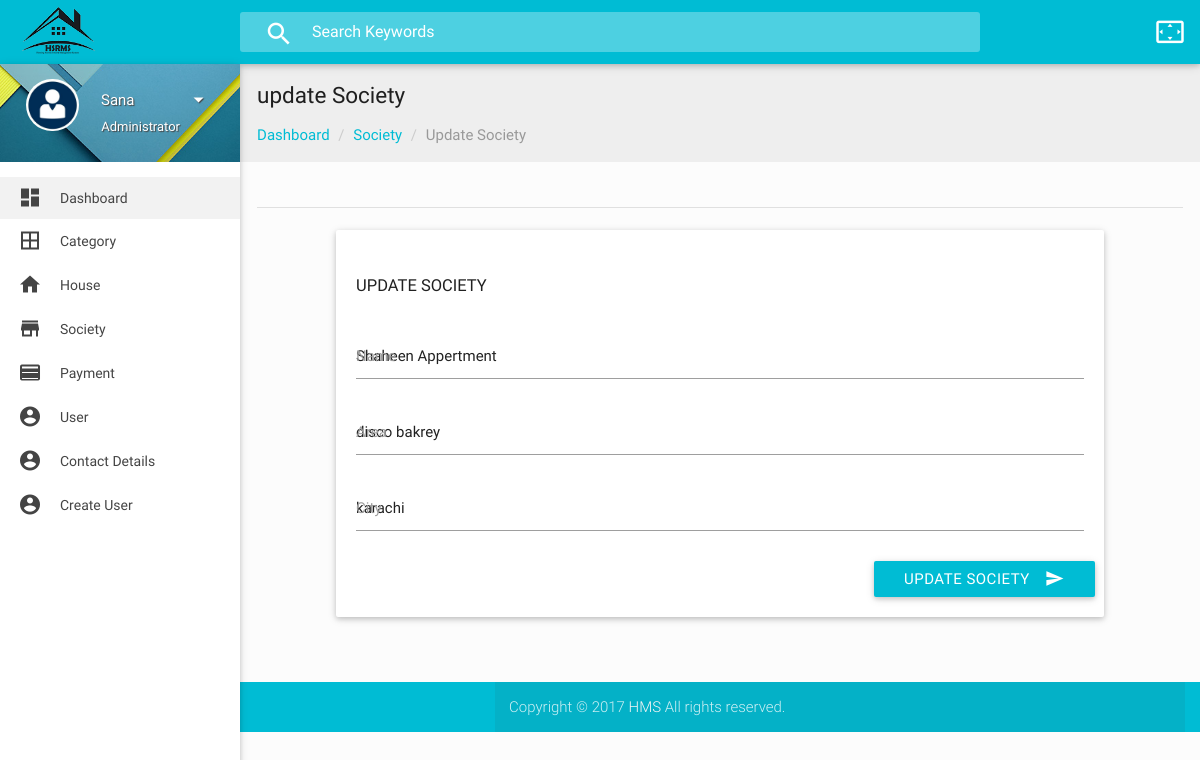
/layout02/layout02/edite_society_form.php?edt_sty=3 (signed in), run on the app's committed database.
### tables this page shows
CREATE TABLE `society` (
  `id` int(11) NOT NULL,
  `sty_name` varchar(100) NOT NULL,
  `sty_area` varchar(100) NOT NULL,
  `sty_city` varchar(100) NOT NULL
);

### layout02/layout02/edite_society_form.php (the view, shortened to what this page needs)
<?php include "header.php"; ?>
<?php include "sidebar.php"; ?>
<section id="content">
        <div id="breadcrumbs-wrapper" class=" grey lighten-3">
          <div class="container">
            <div class="row">
              <div class="col s12 m12 l12">
                <h5 class="breadcrumbs-title">update Society</h5>
                <ol class="breadcrumb">
                  <li><a href="index.html">Dashboard</a>
                  </li>
                  <li><a href="#">Society</a>
                  </li>
                  <li class="active">Update Society</li>
                </ol>
              </div>
            </div>
          </div>
        </div>
          <?php
            include "connection/connect.php";
            if(isset($_GET['edt_sty'])){
                $id = $_GET['edt_sty'];
              $qry = "SELECT * FROM society where id = '".$id."' ";
              $run = mysqli_query($conn,$qry);
              while($row = mysqli_fetch_assoc($run)){
        ?>
        <div class="container">
          <div class="section">
            <div class="divider"></div>
            <div id="basic-form" class="section">
              <div class="row">
                <div class="col s12 m12 l10 offset-l1">
                  <div class="card-panel">
                    <h4 class="header2">update Society</h4>
                        <div class="row">
                          <div class="input-field col s12">
                            <input id="name" type="text" name="upsociety_name" value="<?php echo $row['sty_name'];?>">
                            <label for="name">Name</label>
                          </div>
                        </div>
                        <div class="row">
                          <div class="input-field col s12">
                            <input id="area" type="text" name="uparea_name" value="<?php echo $row['sty_area'];?>">
                            <label for="area">Area</label>
                          </div>
                        </div>
                        <div class="row">
                          <div class="input-field col s12">
                            <input id="city" type="text" name="upcity" value="<?php echo $row['sty_city'];?>">
                            <label for="city">City</label>
                          </div>
                          <div class="row">
                            <div class="input-field col s12">
                              <button class="btn cyan waves-effect waves-light right" type="submit" name="upadd_sty">update society
                                <i class="mdi-content-send right"></i>
                              </button>
                            </div>
                          </div>
                        </div>
                       <?php }} ?>
                    </div>
                  </div>
                </div>
              </div>
        </section>
  <?php include "footer.php"; ?>

### layout02/layout02/css/style.css (style rules this page uses)
body { background-color: #fcfcfc; }
.container { padding: 0 0.5rem; margin: 0 auto; max-width: 100% !important; width: 98%; }
#content .container .row { margin-bottom: 0; }
@media only screen and (min-width: 601px) { .container { width: 98%; } }
@media only screen and (min-width: 993px) { .container { width: 98%; } }
h4.header2 { font-size: 1.1rem; font-weight: 400; text-transform: uppercase; }
.breadcrumb { padding: 0px; margin: 15px 0px; list-style: none; }
.breadcrumbs-title { font-size: 1.5rem; line-height: 1.804rem; margin: 18px 0px 0px 0px; }
.breadcrumb > li { display: inline-block; }
.breadcrumb a { color: #00bcd4; }
.breadcrumb .active { font-weight: normal; color: #999; }
.breadcrumb > li + li:before { padding: 0 5px; color: #ccc; content: "/\00a0"; }

### data on the page
society: upsociety_name "Shaheen Appertment", uparea_name "disco bakrey", upcity "karachi"

### other printed values
$_SESSION['user_name'] "Sana"
